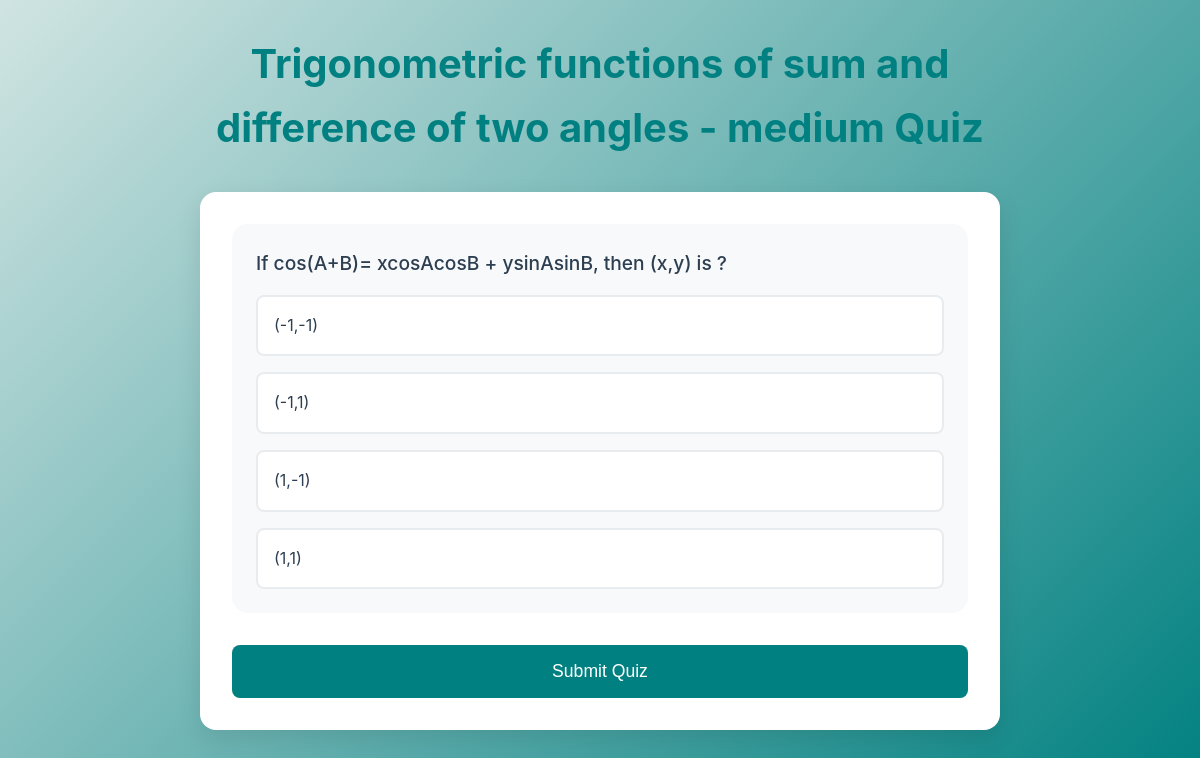
The page /reattempt_quiz/2/ (signed in) on the database its author committed.
### myapp/models.py (models this page shows, shortened)
class SubTopic(models.Model):
    topic = models.ForeignKey(Topic, related_name='subtopics', on_delete=models.CASCADE)
    name = models.CharField(max_length=255)

class Question(models.Model):
    DIFFICULTY_CHOICES = [
        ('easy', 'Easy'),
        ('medium', 'Medium'),
        ('hard', 'Hard'),
    ]
    CORRECT_ANSWER_CHOICES = [
        ('A', 'Option A'),
        ('B', 'Option B'),
        ('C', 'Option C'),
        ('D', 'Option D'),
    ]
    question_text = models.CharField(max_length=200)
    option_a = models.CharField(max_length=200)
    option_b = models.CharField(max_length=200)
    option_c = models.CharField(max_length=200)
    option_d = models.CharField(max_length=200)
    correct_answer = models.CharField(max_length=1, choices=CORRECT_ANSWER_CHOICES)
    difficulty = models.CharField(max_length=50, choices=DIFFICULTY_CHOICES)
    sub_topic = models.ForeignKey(SubTopic, on_delete=models.CASCADE)

### myapp/views.py (the view, shortened to what this page needs)
# urls.py: path('reattempt_quiz/<int:sub_topic_id>/', views.reattempt_quiz, name='reattempt_quiz'),
@login_required
def reattempt_quiz(request, sub_topic_id):
    sub_topic = get_object_or_404(SubTopic, pk=sub_topic_id)
    questions = sub_topic.question_set.all()
    context = {
        'sub_topic': sub_topic,
        'questions': questions,
    }
    return render(request, 'myapp/reattempt_quiz.html', context)

### myapp/templates/myapp/reattempt_quiz.html (shortened to what this page needs)
<!DOCTYPE html>
<html lang="en">
<head>
    <link href="https://cdnjs.cloudflare.com/ajax/libs/inter-ui/3.19.3/inter.css" rel="stylesheet">
</head>
<body>
    <div class="container">
        <h1>{{ sub_topic.name }} Quiz</h1>
        <div class="quiz-card">
            <form method="post">
                {% for question in questions %}
                <div class="question-container">
                    <p class="question-text">{{ question.question_text }}</p>
                    <div class="options-container">
                        <div class="option-wrapper">
                            <label for="q{{ question.id }}_a" class="radio-label">{{ question.option_a }}</label>
                        </div>
                        <div class="option-wrapper">
                            <label for="q{{ question.id }}_b" class="radio-label">{{ question.option_b }}</label>
                        </div>
                        <div class="option-wrapper">
                            <label for="q{{ question.id }}_c" class="radio-label">{{ question.option_c }}</label>
                        </div>
                        <div class="option-wrapper">
                            <label for="q{{ question.id }}_d" class="radio-label">{{ question.option_d }}</label>
                        </div>
                    </div>
                </div>
                {% endfor %}
                <button type="submit" class="submit-btn">Submit Quiz</button>
            </form>
        </div>
    </div>
</body>
</html>

### myapp/templates/myapp/reattempt_quiz.html (style rules this page uses)
:root { --primary-color: #008080; --secondary-color: #005f5f; --background-gradient: linear-gradient(135deg, #d0e4e2, #008080); --white: #ffffff; --text-color: #2c3e50; --text-muted: #6c757d; --box-shadow: 0 8px 25px rgba(0, 0, 0, 0.1); --radius: 16px; --font-family-primary: 'Plus Jakarta Sans', -apple-system, BlinkMacSystemFont, 'Segoe UI', Roboto, 'Helvetica Neue', Arial, sans-serif; --transition-speed: 0.4s; }
* { margin: 0; padding: 0; box-sizing: border-box; }
body { font-family: var(--font-family-primary); background: var(--background-gradient); min-height: 100vh; padding: 2rem; color: var(--text-color); line-height: 1.6; }
.container { max-width: 800px; margin: 0 auto; }
.quiz-card { background: var(--white); border-radius: var(--radius); box-shadow: var(--box-shadow); padding: 2rem; margin-top: 2rem; }
h1 { color: var(--primary-color); text-align: center; margin-bottom: 2rem; font-size: 2.5rem; }
.question-container { margin-bottom: 2rem; padding: 1.5rem; border-radius: var(--radius); background: #f8f9fa; }
.question-text { font-size: 1.2rem; font-weight: 500; margin-bottom: 1rem; }
.options-container { display: grid; gap: 1rem; }
.option-wrapper { position: relative; }
.radio-label { display: block; padding: 1rem; background: var(--white); border: 2px solid #e9ecef; border-radius: calc(var(--radius) / 2); cursor: pointer; transition: all var(--transition-speed); }
.submit-btn { display: block; width: 100%; padding: 1rem; background: var(--primary-color); color: var(--white); border: none; border-radius: calc(var(--radius) / 2); font-size: 1.1rem; font-weight: 500; cursor: pointer; transition: background var(--transition-speed); margin-top: 2rem; }

### rows shown on the page
SubTopic: name "Trigonometric functions of sum and difference of two angles - medium"
Question: question_text "If cos(A+B)= xcosAcosB + ysinAsinB, then (x,y) is ?", option_a "(-1,-1)", option_b "(-1,1)", option_c "(1,-1)", option_d "(1,1)"
